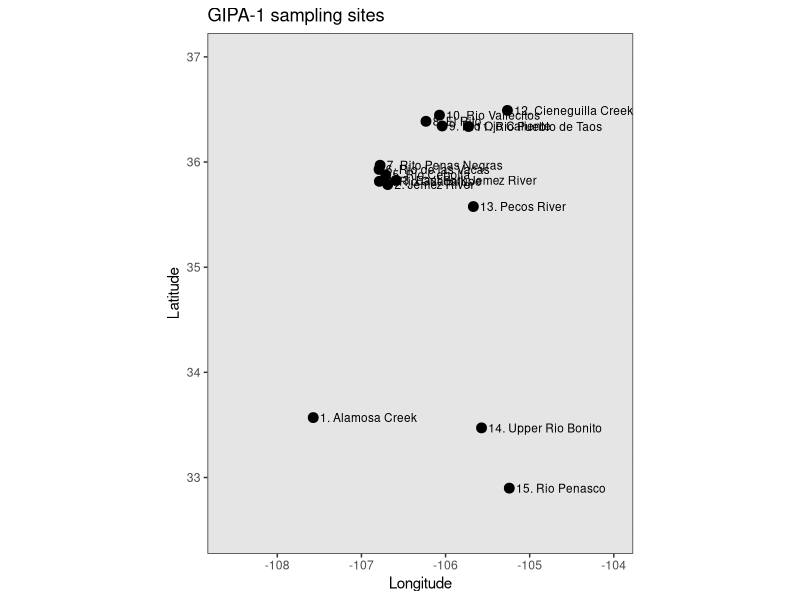
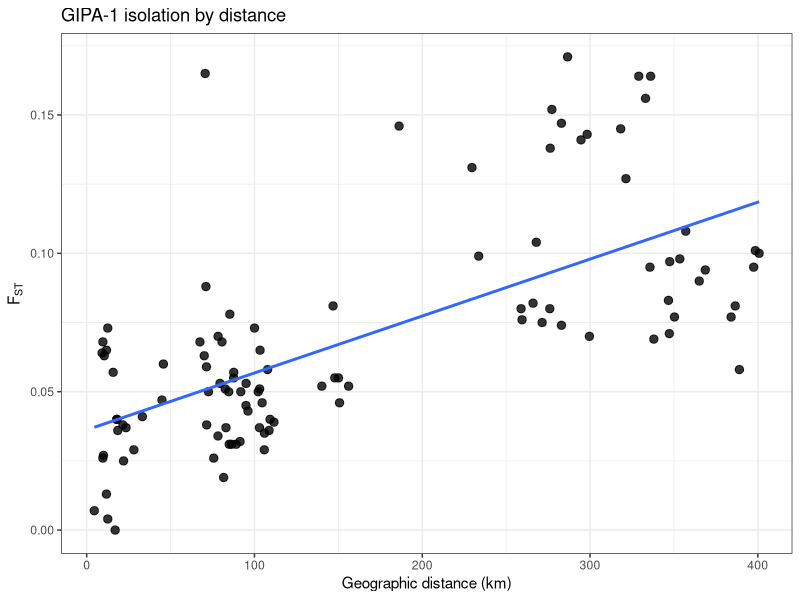

R code for these plots, in order: (Note: this script raises an error after producing the figures.)
#-----------------
# GIPA-1
# Gila pandora
# Rio Grande chub
#-----------------

# -----------------------------
# site IDs from the study
# UTM coordinates from Table 1 converted from Zone 13N to lat/lon
# -----------------------------
# 1  Alamosa Creek
# 2  Jemez River
# 3  East Fork Jemez River
# 4  Rio Guadalupe
# 5  Rio Cebolla
# 6  Rio de las Vacas
# 7  Rito Penas Negras
# 8  El Rito
# 9  Rio Ojo Caliente
# 10 Rio Vallecitos
# 11 Rio Pueblo de Taos
# 12 Cieneguilla Creek
# 13 Pecos River
# 14 Upper Rio Bonito
# 15 Rio Penasco

# -----------------------------
# coordinates
# converted from UTM Zone 13N listed in Table 1
# -----------------------------
library(sf)

utm_df <- data.frame(
  site_id = 1:15,
  easting = c(
    261152, 347507, 356527, 338560, 345507,
    338464, 339664, 389424, 406630, 403895,
    434728, 476304, 439327, 446819, 477332
  ),
  northing = c(
    3717396, 3961478, 3965771, 3965077, 3971767,
    3977630, 3982014, 4027618, 4022484, 4033935,
    4021645, 4038428, 3937179, 3703745, 3640086
  )
)

utm_sf <- st_as_sf(utm_df, coords = c("easting", "northing"), crs = 32613)
lonlat <- st_transform(utm_sf, 4326)
lonlat_coords <- st_coordinates(lonlat)

GIPA_1_coords <- data.frame(
  site_id = utm_df$site_id,
  lat = lonlat_coords[, "Y"],
  lon = lonlat_coords[, "X"]
)

# -----------------------------
# pairwise FST matrix
# transcribed from Table 2
# lower triangle shown in the paper and rebuilt here
# as a full symmetric matrix
# -----------------------------
n_sites <- 15
GIPA_1_fst <- matrix(0, nrow = n_sites, ncol = n_sites)
rownames(GIPA_1_fst) <- colnames(GIPA_1_fst) <- as.character(1:15)

# site order in matrix matches Table 2:
# 1  Alamosa Creek
# 2  Jemez River
# 3  East Fork Jemez River
# 4  Rio Guadalupe
# 5  Rio Cebolla
# 6  Rio de las Vacas
# 7  Rito Penas Negras
# 8  El Rito
# 9  Rio Ojo Caliente
# 10 Rio Vallecitos
# 11 Rio Pueblo de Taos
# 12 Cieneguilla Creek
# 13 Pecos River
# 14 Upper Rio Bonito
# 15 Rio Penasco

lt <- list(
  `2`  = c(0.0800),
  `3`  = c(0.0820, 0.0270),
  `4`  = c(0.0760, 0.0260, 0.0400),
  `5`  = c(0.1040, 0.0630, 0.0730, 0.0680),
  `6`  = c(0.0750, 0.0360, 0.0380, 0.0040, 0.0640),
  `7`  = c(0.0800, 0.0250, 0.0370, -0.0020, 0.0650, 0.0070),
  `8`  = c(0.0950, 0.0700, 0.0630, 0.0680, 0.0880, 0.0590, 0.0680),
  `9`  = c(0.0690, 0.0310, 0.0260, 0.0310, 0.0530, 0.0190, 0.0340, 0.0400),
  `10` = c(0.0710, 0.0500, 0.0370, 0.0450, 0.0780, 0.0310, 0.0510, 0.0570, 0.0130),
  `11` = c(0.0770, 0.0350, 0.0430, 0.0390, 0.0500, 0.0290, 0.0370, 0.0600, 0.0290, 0.0410),
  `12` = c(0.0810, 0.0550, 0.0520, 0.0520, 0.0810, 0.0460, 0.0550, 0.0550, 0.0380, 0.0500, 0.0470),
  `13` = c(0.0740, 0.0530, 0.0570, 0.0460, 0.0730, 0.0360, 0.0400, 0.0650, 0.0320, 0.0510, 0.0500, 0.0580),
  `14` = c(0.1460, 0.1380, 0.1520, 0.1470, 0.1710, 0.1410, 0.1430, 0.1640, 0.1270, 0.1560, 0.1450, 0.1640, 0.0990),
  `15` = c(0.1310, 0.0830, 0.0970, 0.0980, 0.1080, 0.0900, 0.0940, 0.0950, 0.0580, 0.1000, 0.0770, 0.1010, 0.0700, 0.1650)
)

for (i in 2:n_sites) {
  GIPA_1_fst[i, 1:(i - 1)] <- lt[[as.character(i)]]
}

GIPA_1_fst <- GIPA_1_fst + t(GIPA_1_fst)
GIPA_1_fst[GIPA_1_fst < 0] <- 0
diag(GIPA_1_fst) <- 0

# -----------------------------
# plotting packages
# -----------------------------
library(ggplot2)
library(dplyr)
library(geosphere)

# -----------------------------
# site labels for plotting only
# not written into GIPA_1_coords
# -----------------------------
plot_labs <- c(
  "1. Alamosa Creek",
  "2. Jemez River",
  "3. East Fork Jemez River",
  "4. Rio Guadalupe",
  "5. Rio Cebolla",
  "6. Rio de las Vacas",
  "7. Rito Penas Negras",
  "8. El Rito",
  "9. Rio Ojo Caliente",
  "10. Rio Vallecitos",
  "11. Rio Pueblo de Taos",
  "12. Cieneguilla Creek",
  "13. Pecos River",
  "14. Upper Rio Bonito",
  "15. Rio Penasco"
)

plot_df <- GIPA_1_coords
plot_df$label <- plot_labs

# -----------------------------
# base map: US + Canada
# -----------------------------
usa <- ggplot2::map_data("world", region = "USA")
can <- ggplot2::map_data("world", region = "Canada")
world_map <- bind_rows(usa, can)

# -----------------------------
# site map
# -----------------------------
ggplot() +
  geom_polygon(
    data = world_map,
    aes(x = long, y = lat, group = group),
    fill = "grey90", color = "grey50", linewidth = 0.2
  ) +
  geom_point(
    data = plot_df,
    aes(x = lon, y = lat),
    size = 3
  ) +
  geom_text(
    data = plot_df,
    aes(x = lon, y = lat, label = label),
    hjust = 0, nudge_x = 0.08, size = 3
  ) +
  coord_fixed(1.25, xlim = c(-108.6, -104.0), ylim = c(32.5, 37.0)) +
  theme_bw() +
  labs(
    title = "GIPA-1 sampling sites",
    x = "Longitude",
    y = "Latitude"
  )

# -----------------------------
# pairwise geographic distance
# Euclidean / great-circle distance in km
# -----------------------------
coords_mat <- as.matrix(GIPA_1_coords[, c("lon", "lat")])
geo_dist_km <- geosphere::distm(coords_mat, fun = geosphere::distGeo) / 1000
rownames(geo_dist_km) <- colnames(geo_dist_km) <- as.character(GIPA_1_coords$site_id)

# -----------------------------
# pairwise dataframe for IBD plot
# -----------------------------
ibd_df <- data.frame(
  site1   = rownames(GIPA_1_fst)[row(GIPA_1_fst)[upper.tri(GIPA_1_fst)]],
  site2   = colnames(GIPA_1_fst)[col(GIPA_1_fst)[upper.tri(GIPA_1_fst)]],
  fst     = GIPA_1_fst[upper.tri(GIPA_1_fst)],
  dist_km = geo_dist_km[upper.tri(geo_dist_km)]
)

# -----------------------------
# IBD plot
# -----------------------------
ggplot(ibd_df, aes(x = dist_km, y = fst)) +
  geom_point(size = 2.5, alpha = 0.8) +
  geom_smooth(method = "lm", se = FALSE) +
  theme_bw() +
  labs(
    title = "GIPA-1 isolation by distance",
    x = "Geographic distance (km)",
    y = expression(F[ST])
  )

# -----------------------------
# save RData
# -----------------------------
save(
  GIPA_1_fst,
  GIPA_1_coords,
  file = file.path("/Users/johnmccall/Library/CloudStorage/OneDrive-TheOhioStateUniversity/Spring_2026/Landgen_DGS/DGS-Patterns-of-Fish-Diversity/DGS-Patterns-of-Fish-Diversity/Objective 2/Data/GIPA-1/data/GIPA-1.RData")
)
